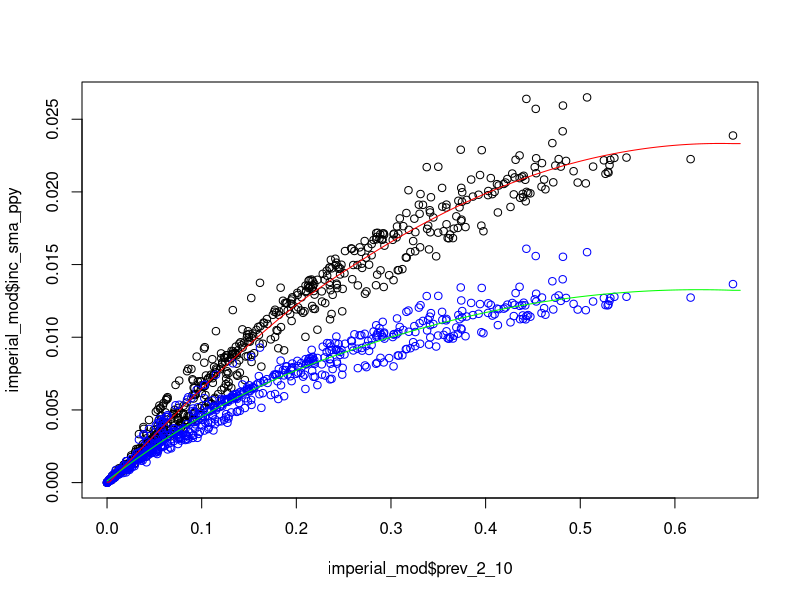
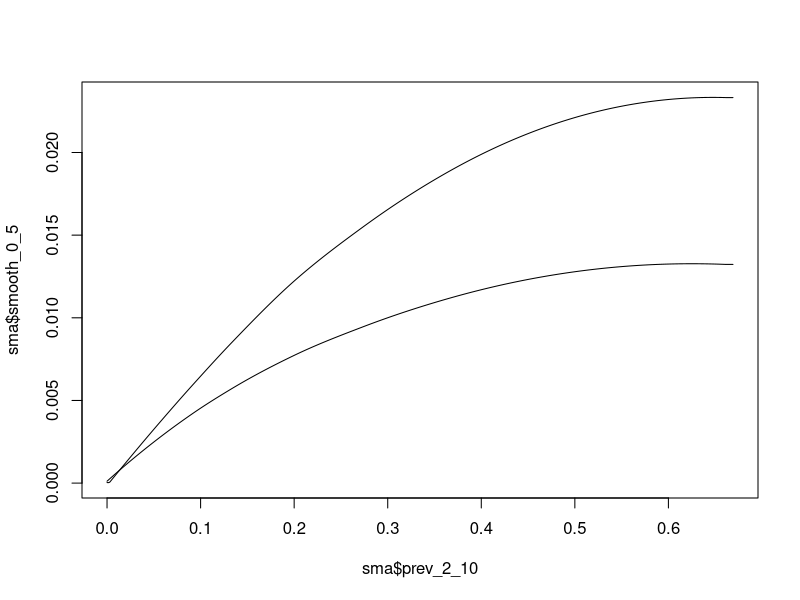
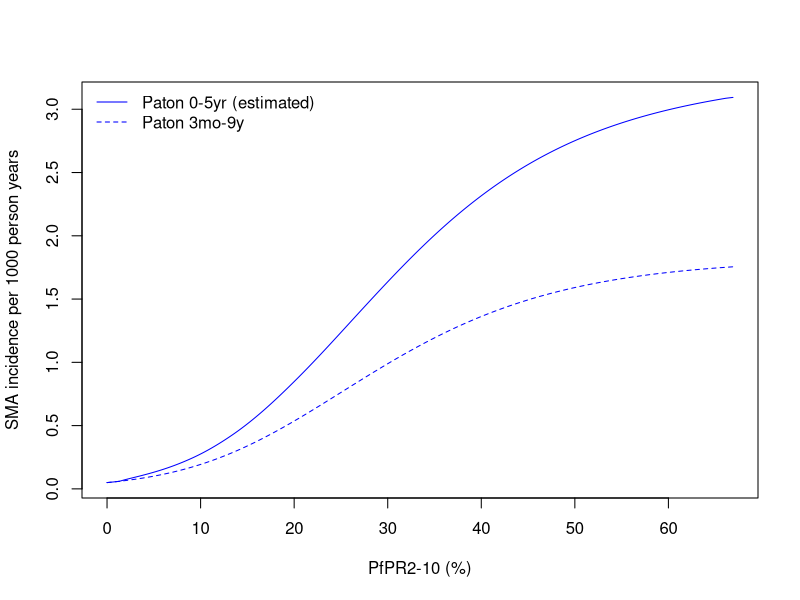

Source code (R) for these figures, in order:

library(dplyr)

setwd("C:/Users/lokell/Dropbox (SPH Imperial College)/PMC post discharge")

## read in Imperial College model predictions.
# NB in this file, 'sev_inc' variables = hospitalised malaria
imperial_mod<-read.csv("adm1_epi_2019_sma2.csv")

#SMA - prevalence fit from Paton et al. Science 2021.
alpha<- -13.51
beta<- 7.2
gamma<- 7.94
r<-0.95

sma<-data.frame(prev_2_10=seq(0.0001,0.67,0.001)) #min and max of current MAP admin-1 prev2-10
sma$prev_2_10<-round(sma$prev_2_10,digits = 3) # round exactly for matching later

sma$log_lambda<-alpha + beta/(1+exp(-gamma*sma$prev_2_10))
sma$paton_sma_0_10<-exp(sma$log_lambda)

#########################
# read in SMA inc from Imperial model to get ratio of 0-10 inc to 0-5 inc
#########################
### First smooth over IC model predictions.
# 0-5
imod<-imperial_mod[order(imperial_mod$prev_2_10),]
lmod1<-loess(inc_sma_ppy ~ prev_2_10, data=imod, span=0.80) # 10% smoothing span
imod$sma_smooth_0_5<-predict(lmod1)
sma$smooth_0_5 <- predict(lmod1, newdata = sma)
# set smoothed line>0
sma$smooth_0_5[which(sma$smooth_0_5<0)]<-min(sma$smooth_0_5[which(sma$smooth_0_5>0)])/2
ind<-which(imod$prev_2_10>0.66)
sma$smooth_0_5[which(sma$prev_2_10>0.66)]<-imod$sma_smooth_0_5[ind]
# 0-10
lmod1<-loess(inc_sma_ppy_0_10 ~ prev_2_10, data=imod, span=0.80) # 10% smoothing span
imod$sma_smooth_0_10<-predict(lmod1)
sma$smooth_0_10 <- predict(lmod1, newdata = sma) 
ind<-which(imod$prev_2_10>0.66)
sma$smooth_0_10[which(sma$prev_2_10>0.66)]<-imod$sma_smooth_0_10[ind]

plot(imperial_mod$prev_2_10,imperial_mod$inc_sma_ppy)
points(imperial_mod$prev_2_10,imperial_mod$inc_sma_ppy_0_10,col="blue")
lines(sma$prev_2_10, sma$smooth_0_5,col="red")
lines(sma$prev_2_10, sma$smooth_0_10,col="green")

plot(sma$prev_2_10, sma$smooth_0_5, type="l")
lines(sma$prev_2_10, sma$smooth_0_10)

####### calculate ratio of 0_5 to 0_10
sma$ratio_5_10<-sma$smooth_0_5/sma$smooth_0_10
#assume 0_5 always > 0_10
sma$ratio_5_10[which(sma$ratio_5_10<1)]<-1

#############
# recalculate Paton et al in other groups
#############
sma$paton_sma_0_5<-sma$paton_sma_0_10*sma$ratio_5_10

###############
# Match Imperial mod settings by prevalence and generate Paton estimates.
###############
imperial_mod<-imperial_mod %>%
        dplyr::mutate(prev_2_10_round=round(map_prev_210_2019,digits=3),
                      ind_sma=match(prev_2_10_round,sma$prev_2_10),
                      prev_2_10_sma=sma$prev_2_10[ind_sma],
                      inc_sma_ppy_0_5_paton=sma$paton_sma_0_5[ind_sma] #,
                      #sev_inc_0_5_paton=sma$paton_sev_inc_0_5[ind_sma]
        )

write.csv(imperial_mod,"adm1_epi_2019_sma3_paton.csv")
write.csv(sma,"sma_paton.csv")

###############################
# plot comparison
###############################

tiff(file="paton_sma_age.tiff", width=1700,height=1500,res=300,compression="lzw")
with(sma,
     {
       plot(100*prev_2_10,1000*paton_sma_0_5,type="l",col="blue",  #smooth_0_10,type="l",
            xlab="PfPR2-10 (%)",ylab="SMA incidence per 1000 person years")
       lines(100*prev_2_10, 1000*paton_sma_0_10,col="blue",lty=2)
     }
)
legend("topleft", c("Paton 0-5yr (estimated)","Paton 3mo-9y"),lty=c(1,2),col=c("blue","blue"),bty='n')
dev.off()